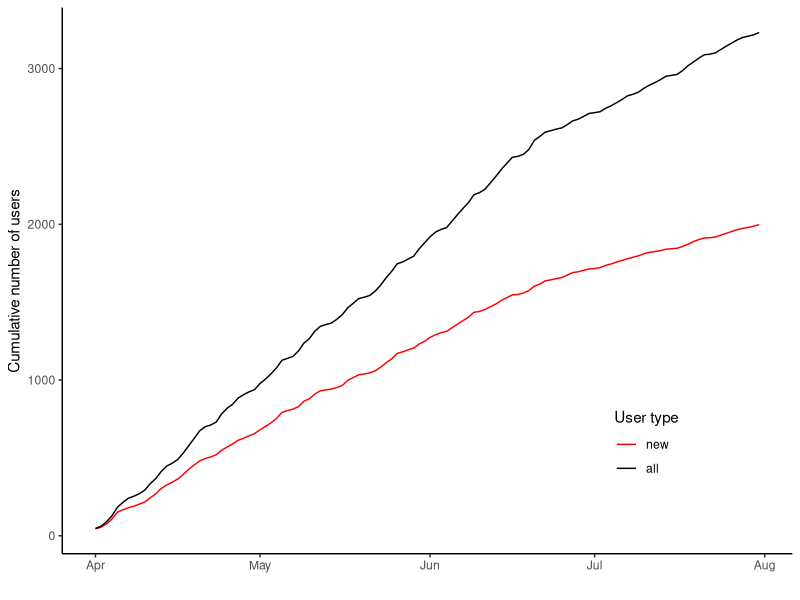
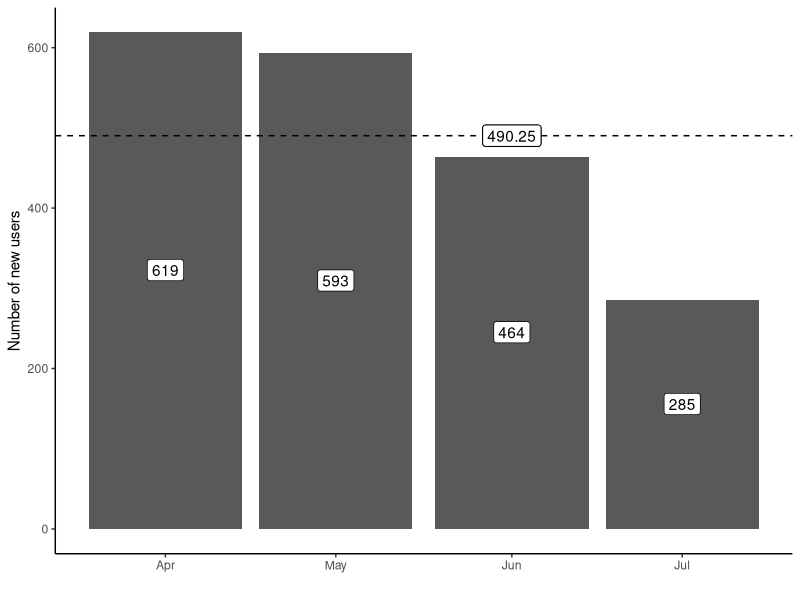

The R source for these figures, in order: (Note: this script raises an error after producing the figures.)
library(tidyverse)

# set dir relative to repo
setwd(paste0(dirname(rstudioapi::getActiveDocumentContext()$path),"/.."))

# read data for registered users
ga3 <- data.table::fread("data/20230808_CaeNDR_User_GA3Report.csv")

# read data for site visits ()
ga4 <- data.table::fread("data/20230808_CaeNDR_User_Report_GA4.csv") %>%
  dplyr::mutate(tot.n.users = cumsum(`New users`),
                tot.users = cumsum(Users),
                date = lubridate::mdy(date),
                month = lubridate::month(date)) %>%
  dplyr::filter(date >= '2023-04-01' & date < '2023-08-01') %>%
  dplyr::group_by(month) %>%
  dplyr::mutate(nu.in.month = sum(`New users`),
                u.in.month = sum(Users)) %>%
  dplyr::ungroup()

ga4_summarized <- ga4 %>%
  dplyr::distinct(month, .keep_all = T) %>%
  dplyr::mutate(avg.nu.per.month = mean(nu.in.month),
                avg.u.per.month = mean(u.in.month)) %>%
  dplyr::select(-1:-3)

# plot the new user trends
p1 <- ggplot(ga4) +
  geom_line(aes(x = date, y = tot.n.users, color = "new")) +
  geom_line(aes(x = date, y = tot.users, color = "all")) +
  theme_classic() +
  labs(y = "Cumulative number of users", x = "") +
  scale_color_manual(name='User type',
                     breaks=c('new', 'all'),
                     values=c('new'='red', 'all'='black')) +
  theme(legend.position = c(0.8, 0.2))
p1

p2 <- ggplot(ga4 %>% dplyr::distinct(month, .keep_all = T)) +
  geom_bar(aes(y = nu.in.month, x = date), stat = "identity") +
  geom_label(aes(label = nu.in.month, y = nu.in.month/2, x = date), vjust = 0) +
  theme_classic() +
  geom_hline(yintercept = mean(ga4 %>% dplyr::distinct(month, .keep_all = T) %>% dplyr::pull(nu.in.month)), linetype = 2)+
  geom_label(aes(label = mean(ga4 %>% dplyr::distinct(month, .keep_all = T) %>% dplyr::pull(nu.in.month)),
                 x = lubridate::date('2023-06-01'),
                y = mean(ga4 %>% dplyr::distinct(month, .keep_all = T) %>% dplyr::pull(nu.in.month)))) +
  labs(y = "Number of new users", x = "")
p2
  
# put them together
p3 <- cowplot::plot_grid(p1, p2, ncol = 2, align = "vh", labels = c("A", "B"))

cowplot::ggsave2(p3, filename = "plots/CaeNDR_engagment.png", width = 7.5, height = 5)  
